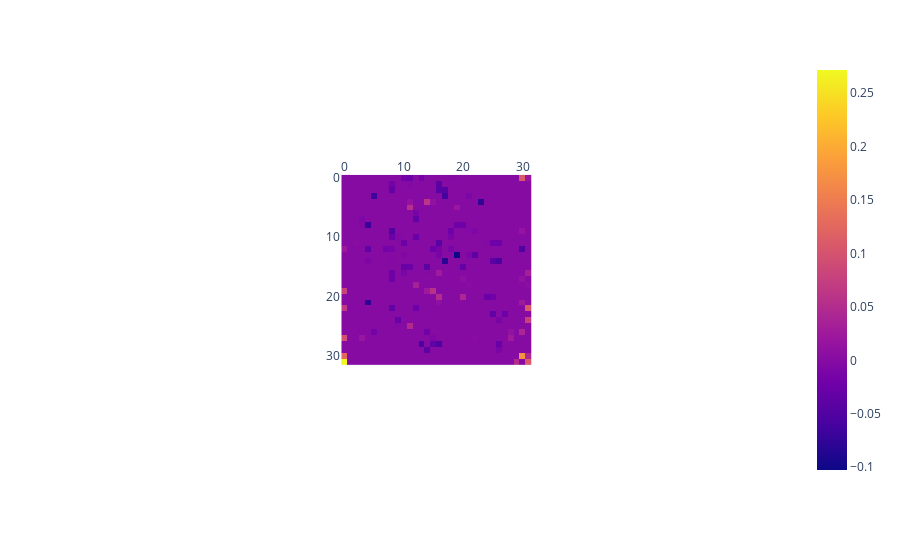

The code cell stored with this chart in its notebook:
### Code cell
resultsl1_g = np.array(resultsl1_g)
resultsl1_g = resultsl1_g.reshape([32,32])

fig_g = px.imshow(resultsl1_g)
fig_g.update_xaxes(side="top")
fig_g.show()

### Figure 1 — Plotly figure (JSON) as saved in the notebook; plotly's stock layout.template omitted (floating-point values rounded to 4 significant figures; data arrays with more than 128 entries replaced by an {"elided": "..."} marker saying what was removed)
{"data": [{"coloraxis": "coloraxis", "hovertemplate": "x: %{x}<br>y: %{y}<br>color: %{z}<extra></extra>", "name": "0", "type": "heatmap", "xaxis": "x", "yaxis": "y", "z": {"elided": "32x32 float values"}}], "layout": {"autosize": true, "coloraxis": {"colorscale": [[0, "#0d0887"], [0.1111, "#46039f"], [0.2222, "#7201a8"], [0.3333, "#9c179e"], [0.4444, "#bd3786"], [0.5556, "#d8576b"], [0.6667, "#ed7953"], [0.7778, "#fb9f3a"], [0.8889, "#fdca26"], [1, "#f0f921"]]}, "margin": {"t": 60}, "xaxis": {"anchor": "y", "autorange": true, "constrain": "domain", "domain": [0.3665, 0.6335], "range": [-0.5, 31.5], "scaleanchor": "y", "side": "top"}, "yaxis": {"anchor": "x", "autorange": true, "constrain": "domain", "domain": [0, 1], "range": [31.5, -0.5]}}}
